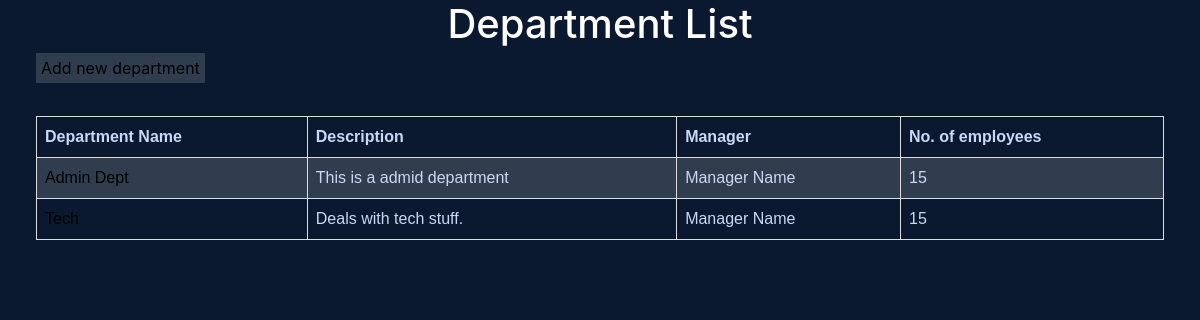
Before: /ad/department-list (signed in) with the older database file.
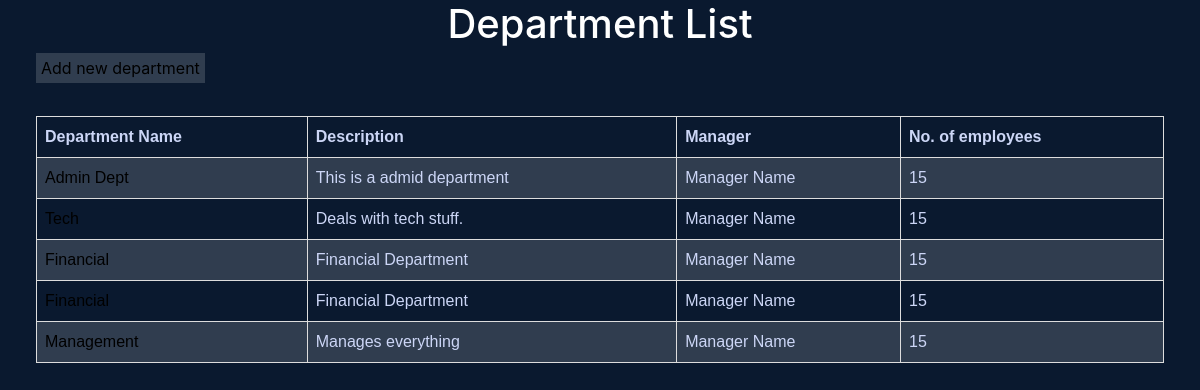
After: the same page with the newer database file.
### core/models.py (models this page shows, shortened)
class Department(models.Model):
	name = models.CharField(max_length=60)
	description = models.CharField(max_length=264)

### assignment/views.py (the view)
# urls.py: path('department-list', DepartmentList.as_view(), name='department-list')
class DepartmentList(AdminRequiredMixin, ListView):
	template_name = "assignment/departmentlist.html"
	model = Department
	context_object_name = 'department'

### assignment/views.py (called while the page is built)
    def dispatch(self, request, *args, **kwargs):
        usr = request.user
        if usr.is_authenticated and usr.is_superuser:
            pass
        else:
            return redirect('core:index')
        return super().dispatch(request, *args, **kwargs)

### assignment/templates/assignment/departmentlist.html
{% extends 'core/base.html' %}
{% block content %}
	<h1>Department List</h1>
	<a class='add-dept' href="{% url 'createMode:create-departent' %}">
		Add new department
	</a>
	<table>
		<tr>
			<th>Department Name</th>
			<th>Description</th>
			<th>Manager</th>
			<th>No. of employees</th>
		</tr>
			{% for department in department %}
				<tr>
			    	<td> <a href="#">
			    		{{ department.name}}
			    	</a></td>
			    	<td> {{ department.description }}</td>
			    	<td> Manager Name</td>
			    	<td> 15 </td>
			    </tr>
			{% endfor %}
	</table>
{% endblock %}

### core/templates/core/base.html (shortened to what this page needs)
{% load static %}
<!DOCTYPE html>
<html>
<head>
	<link rel="stylesheet" type="text/css" href="{% static 'core/bootstrap.min.css' %}">
	<link rel="stylesheet" href="https://use.fontawesome.com/releases/v5.0.8/css/all.css">
	<link rel="stylesheet" type="text/css" href="{% static 'core/style.css' %}">
	<link rel="stylesheet" type="text/css" href="{% static 'assignment/style.css' %}">
</head>
<body>
	{% block content %}
	{% endblock %}
</body>
</html>

### core/static/core/style.css (style rules this page uses)
html, body { background-color: #0a192f; color: rgb(204, 214, 246); }
h1, h2, h3, h4, h5 { color: white; }
table { width: 350px; padding: 15px 100px; }

### assignment/static/assignment/style.css (style rules this page uses)
table { font-family: arial, sans-serif; border-collapse: collapse; width: 94%; margin-left: 3%; margin-top: 3% }
td, th { border: 1px solid #dddddd; text-align: left; padding: 8px; }
tr:nth-child(even) { background-color: #dddddd2e; }
a { color: black; text-decoration: none; }
h1 { text-align: center; }
.add-dept { color: black; background-color: #303d4f; margin-left: 3%; padding: 5px; }

Changed rows visible on the page:
added Department: name "Financial", description "Financial Department"
added Department: name "Financial", description "Financial Department"
added Department: name "Management", description "Manages everything"
